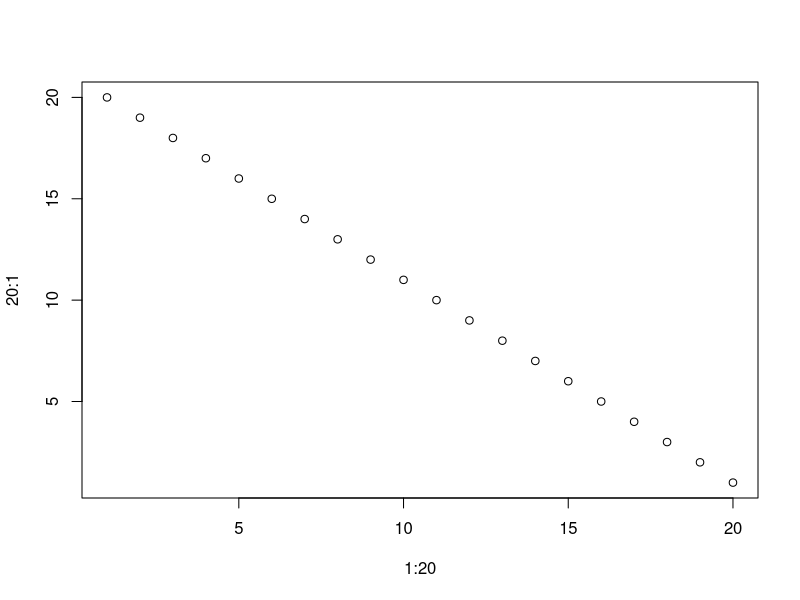

Here is the R script that generated this plot:
## ---- chunk 1
knitr::opts_chunk$set(echo = TRUE)
## ---- chunk 2
plot(1:20, 20:1)
